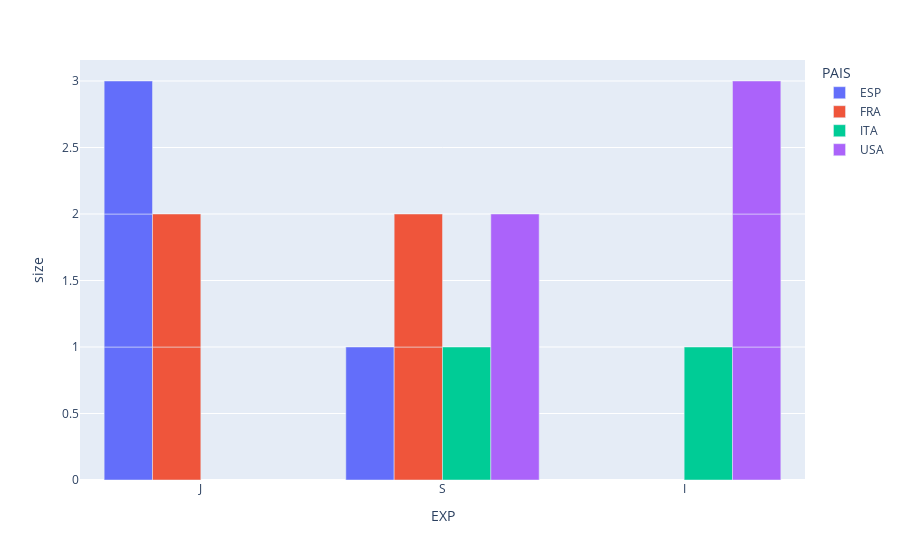

Write notebook code for a chart like this one.
### Code cell
fig = px.bar(df,x = "EXP" , y= "size" , color= "PAIS", barmode= "group")
fig.show()

### Figure 1 — Plotly figure (JSON) as saved in the notebook; plotly's stock layout.template omitted (floating-point values rounded to 4 significant figures)
{"data": [{"alignmentgroup": "True", "hovertemplate": "PAIS=ESP<br>EXP=%{x}<br>size=%{y}<extra></extra>", "legendgroup": "ESP", "marker": {"color": "#636efa"}, "name": "ESP", "offsetgroup": "ESP", "orientation": "v", "showlegend": true, "textposition": "auto", "type": "bar", "x": ["J", "J", "J", "S"], "xaxis": "x", "y": [1, 1, 1, 1], "yaxis": "y"}, {"alignmentgroup": "True", "hovertemplate": "PAIS=FRA<br>EXP=%{x}<br>size=%{y}<extra></extra>", "legendgroup": "FRA", "marker": {"color": "#EF553B"}, "name": "FRA", "offsetgroup": "FRA", "orientation": "v", "showlegend": true, "textposition": "auto", "type": "bar", "x": ["J", "J", "S", "S"], "xaxis": "x", "y": [1, 1, 1, 1], "yaxis": "y"}, {"alignmentgroup": "True", "hovertemplate": "PAIS=ITA<br>EXP=%{x}<br>size=%{y}<extra></extra>", "legendgroup": "ITA", "marker": {"color": "#00cc96"}, "name": "ITA", "offsetgroup": "ITA", "orientation": "v", "showlegend": true, "textposition": "auto", "type": "bar", "x": ["I", "S"], "xaxis": "x", "y": [1, 1], "yaxis": "y"}, {"alignmentgroup": "True", "hovertemplate": "PAIS=USA<br>EXP=%{x}<br>size=%{y}<extra></extra>", "legendgroup": "USA", "marker": {"color": "#ab63fa"}, "name": "USA", "offsetgroup": "USA", "orientation": "v", "showlegend": true, "textposition": "auto", "type": "bar", "x": ["I", "I", "I", "S"], "xaxis": "x", "y": [1, 1, 1, 2], "yaxis": "y"}], "layout": {"barmode": "group", "legend": {"title": {"text": "PAIS"}, "tracegroupgap": 0}, "margin": {"t": 60}, "xaxis": {"anchor": "y", "domain": [0, 1], "title": {"text": "EXP"}}, "yaxis": {"anchor": "x", "domain": [0, 1], "title": {"text": "size"}}}}
